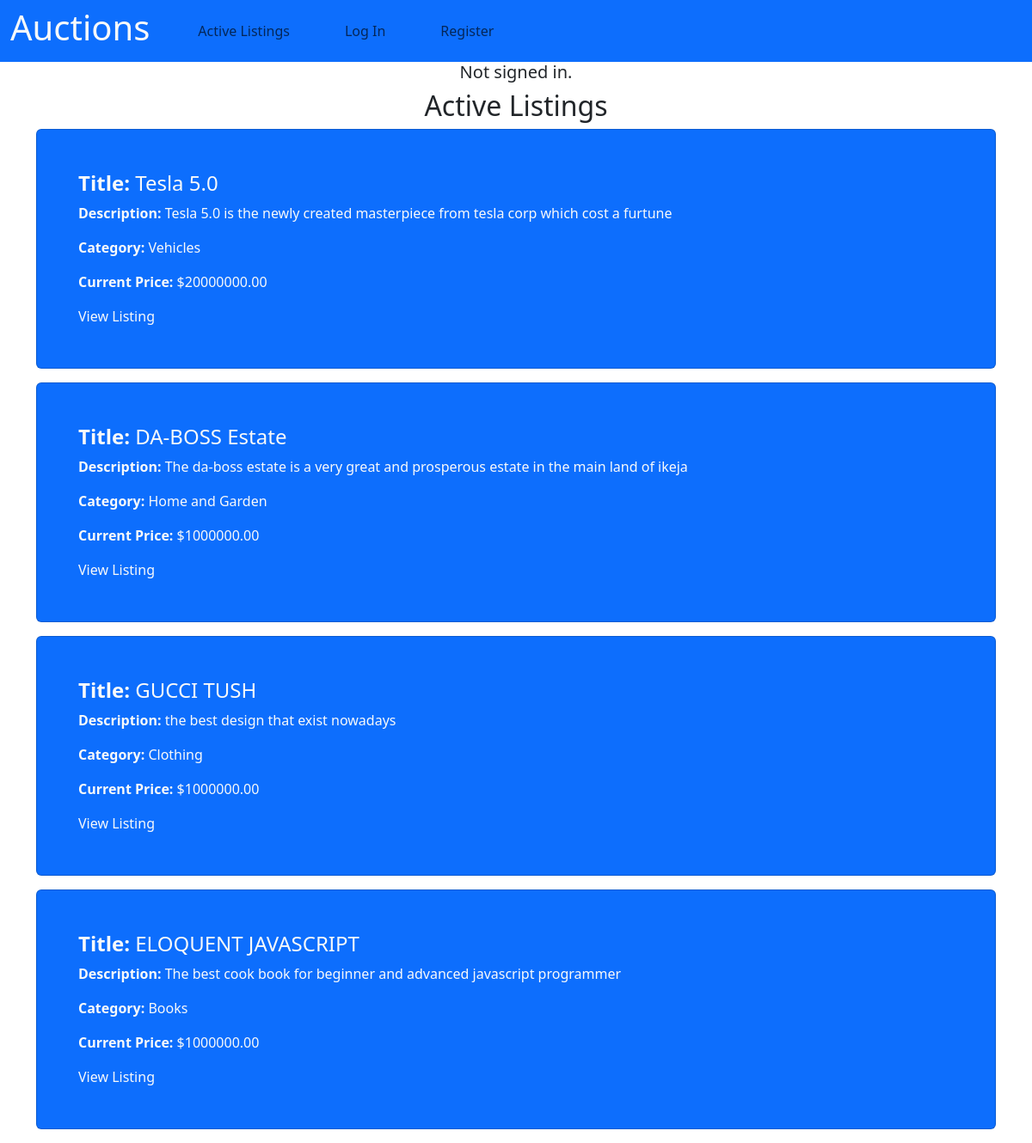
The page / on the database its author committed.
### auctions/models.py (models this page shows, shortened)
class Listing(models.Model):
    title = models.CharField(max_length=200)
    description = models.TextField()
    starting_bid = models.DecimalField(decimal_places=2, max_digits=15)
    category = models.ForeignKey(Category,on_delete=models.CASCADE,related_name='listings')
    reserve_price = models.DecimalField(max_digits=10,decimal_places=2)
    current_bid = models.DecimalField(max_digits=10,decimal_places=2)
    seller = models.ForeignKey(User,on_delete=models.CASCADE,related_name='listing_seller')
    end_time = models.DateTimeField()
    winner = models.ForeignKey(User,null=True, blank=True, on_delete=models.SET_NULL, related_name='won_listing')
    closed = models.BooleanField(default=False)

class Category(models.Model):
    name = models.CharField(max_length=50)
    def __str__(self):
        return self.name

### auctions/views.py (the view)
# urls.py: path("", views.index, name="index"),
def index(request):
    listings = Listing.objects.all()
    return render(request, "auctions/index.html",{
        'listings': listings
    })

### auctions/templates/auctions/index.html (shortened to what this page needs)
{% extends "auctions/layout.html" %}
{% block body %}
<div class="container">
    <h2 class="text-center">Active Listings</h2>
    {% for listing in listings %}
    {% if listing.closed == True %}
    {% else %}
    <div class="card mb-3 bg-primary text-light">
      <div class="m-5">
    <h4> <strong>Title: </strong>{{ listing.title}}</h4>
    <p> <strong> Description:</strong> {{ listing.description}}</p>
    <p> <strong> Category:</strong>  {{ listing.category}}</p>
    <p><strong>Current Price: </strong>${{ listing.current_bid }}</p>
    <a href="{% url 'listing_page' listing_id=listing.id %}" class="text-light nav-link">View Listing</a>
  </div>
  </div>
    {% endif %}
    {% endfor %}
  </div>
{% endblock %}

### auctions/templates/auctions/layout.html (shortened to what this page needs)
{% load static %}
<!DOCTYPE html>
<html lang="en">
    <head>
        <link href="https://cdn.jsdelivr.net/npm/bootstrap@5.3.2/dist/css/bootstrap.min.css" rel="stylesheet">
    </head>
        <link href="{% static 'auctions/styles.css' %}" rel="stylesheet">
    </head>
    <body>
        <nav class="navbar navbar-expand-lg mt-0  bg-primary">
            <div class="container-fluid">
            <h1 class="text-light me-5">Auctions</h1>
              <div class="collapse navbar-collapse" id="navbarSupportedContent">
        <ul class="navbar-nav me-auto mb-2 mb-lg-0 ">
            <li class="nav-item">
                <a class="nav-link" href="{% url 'index' %}">Active Listings</a>
            </li>
            {% if user.is_authenticated %}
                <li class="nav-item ms-5 ">
                    <a class="nav-link" href="{% url 'logout' %}">Log Out</a>
                </li>
                <li class="nav-item ms-5">
                    <a href="{% url 'new_listing' %}" class="nav-link">Create New Listing</a>
                </li>
                <li class="nav-item ms-5">
                    <a href="{% url 'wish_list_page' %}" class="nav-link">Visit Wishlist</a>
                </li>
                <li class="nav-item ms-5">
                    <a href="{% url 'view_categories' %}" class="nav-link">Check Categories</a>
                </li>
            {% else %}
                <li class="nav-item ms-5">
                    <a class="nav-link" href="{% url 'login' %}">Log In</a>
                </li>
                <li class="nav-item ms-5">
                    <a class="nav-link" href="{% url 'register' %}">Register</a>
                </li>
            {% endif %}
        </ul>
    </div>
</div>
</nav>
<div class="d-flex justify-content-center h5 lead">
    <div>
    {% if user.is_authenticated %}
        Signed in as  <strong>{{ user.username }}</strong>.
    {% else %}
        Not signed in.
    {% endif %}
</div>
</div>
        {% block body %}
        {% endblock %}
    </body>
</html>

### auctions/static/auctions/styles.css (style rules this page uses)
body { padding: 10px; }

### auctions/templates/auctions/layout.html (style rules this page uses)
body { margin: 0; padding: 0; box-sizing: border-box; }

### rows shown on the page
Listing: title "Tesla 5.0", description "Tesla 5.0 is the newly created masterpiece from tesla corp which cost a furtune", category "Vehicles", current_bid "20000000.00"
Listing: title "DA-BOSS Estate", description "The da-boss estate is a very great and prosperous estate in the main land of ikeja", category "Home and Garden", current_bid "1000000.00"
Listing: title "GUCCI TUSH", description "the best design that exist nowadays", category "Clothing", current_bid "1000000.00"
Listing: title "ELOQUENT JAVASCRIPT", description "The best cook book for beginner and advanced javascript programmer", category "Books", current_bid "1000000.00"
